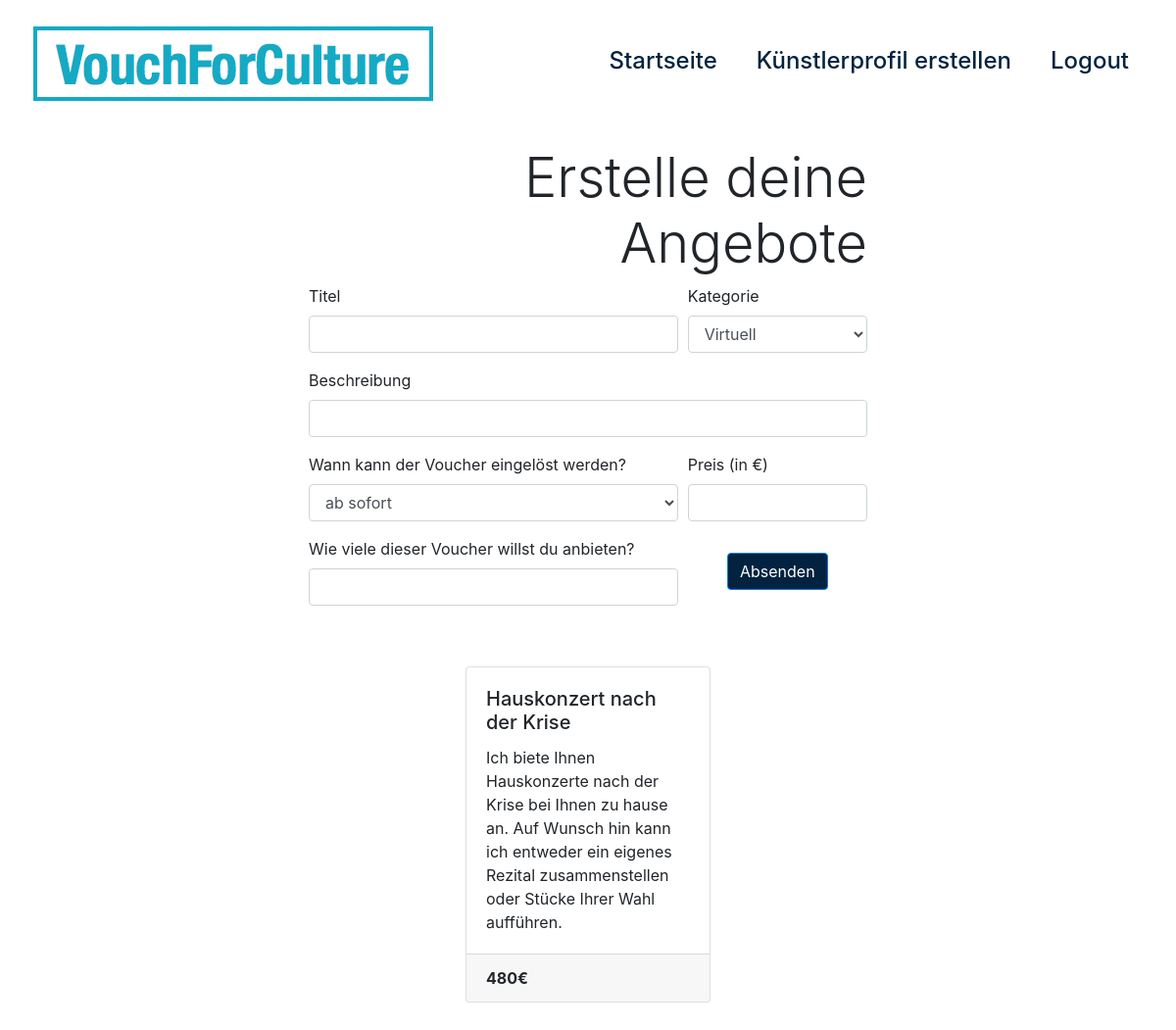
Screenshot of /createRewards/3 (signed in) with the database file from the repository.
### app.py (models this page shows)
class Reward(db.Model):
    Page_Id = db.Column(db.Integer, db.ForeignKey("page.id"))
    id = db.Column(db.Integer, primary_key=True)
    title = db.Column(db.String)
    description = db.Column(db.String)
    category_form = db.Column(db.String)
    category_time = db.Column(db.String)
    price = db.Column(db.Float)
    primary = db.Column(db.Boolean)
    active = db.Column(db.Boolean)

### app.py (the view, shortened to what this page needs)
@app.route("/createRewards/<int:pageId>", methods=['GET', 'POST'])
@login_required
def createRewards(pageId):
    rewards = Reward.query.filter_by(Page_Id=pageId)
    form = CreateRewardForm()
    return render_template("createRewards.html", title="Angebote erstellen", form=form, rewards=rewards)

### app.py
class CreateRewardForm(FlaskForm):
    title = StringField(
        "Titel", [DataRequired(message="Bitte gib einen Titel an.")])
    description = StringField(
        "Beschreibung", [DataRequired(message="Bitte gib eine Beschreibung an.")])
    category_form = SelectField("Kategorie", [DataRequired(message="Bitte wähle eine Kategorie aus.")], choices=[
                                  ('Virtuell', 'Virtuell'), ('Analog', 'Analog')])
    category_time = SelectField("Wann kann der Voucher eingelöst werden?", [DataRequired(message="Bitte wähle einen Zeitraum aus.")], choices=[
        ('ab sofort', 'ab sofort'), ('nach der Krise', 'nach der Krise')])
    price = IntegerField(
        "Preis (in €)", [DataRequired(message="Bitte gib einen Preis an.")])
    number = IntegerField("Wie viele dieser Voucher willst du anbieten?", validators=[
                                  DataRequired(message="Bitte gib eine Anzahl an."), NumberRange(min=0)])
    submit = SubmitField('Absenden')

### app.py (called while the page is built)
@login.user_loader
def load_user(id):
    return User.query.get(int(id))

### templates/createRewards.html (shortened to what this page needs)
{% extends "layout.html" %}
{% block body %}
<div class="container-fluid my-3">
  <div class="row justify-content-center">
    <div class="col-12 col-lg-6">
      <div class="text-right">
        <h1 class="display-4">Erstelle deine Angebote</h1>
      </div>
      <form id="createRewardForm" action="" method="post">
        <div class="form-row">
          <div class="form-group col-8">
            {{ form.title.label }}
            {{ form.title(class="form-control") }}
          </div>
          <div class="form-group col-4">
            {{ form.category_form.label }}
            {{ form.category_form(class="form-control") }}
          </div>
        </div>
        <div class="form-group">
          {{ form.description.label }}
          {{ form.description(class="form-control") }}
        </div>
        <div class="form-row">
          <div class="form-group col-8">
            {{ form.category_time.label }}
            {{ form.category_time(class="form-control") }}
          </div>
          <div class="form-group col-4">
            {{ form.price.label }}
            {{ form.price(class="form-control") }}
          </div>
        </div>
        <div class="form-row">
          <div class="form-group col-8">
            {{ form.number.label }}
            {{ form.number(class="form-control") }}
          </div>
          <div class="form-group col-4 text-center">
            {{ form.submit(class="btn btn-primary mt-3") }}
          </div>
        </div>
      </form>
    </div>
  </div>
  <div class="row justify-content-center" style="margin-top:30px;">
    <div class="col-10">
      <div class="card-deck justify-content-center">
      {% for r in rewards %}
        <div class="card my-3" style="min-width:250px; max-width:250px;">
          <div class="card-body">
            <h5 class="card-title">{{ r.title }}</h5>
            <p class="card-text">{{ r.description }}</p>
          </div>
          <div class="card-footer">
            <strong>{{ r.price | int }}€</strong>
          </div>
        </div>
        {% endfor %}
      </div>
    </div>
  </div>
</div>
{% endblock %}

### static/main.css (style rules this page uses)
body { padding: 0; margin: 0; background: #fff; }
.btn-primary { background-color: #01233f; }

### rows the page displays
Reward: title "Hauskonzert nach der Krise", description "Ich biete Ihnen Hauskonzerte nach der Krise bei Ihnen zu hause an. Auf Wunsch hin kann ich entweder ein eigenes Rezital zusammenstellen oder Stücke Ihrer Wahl aufführen.", price "480"
